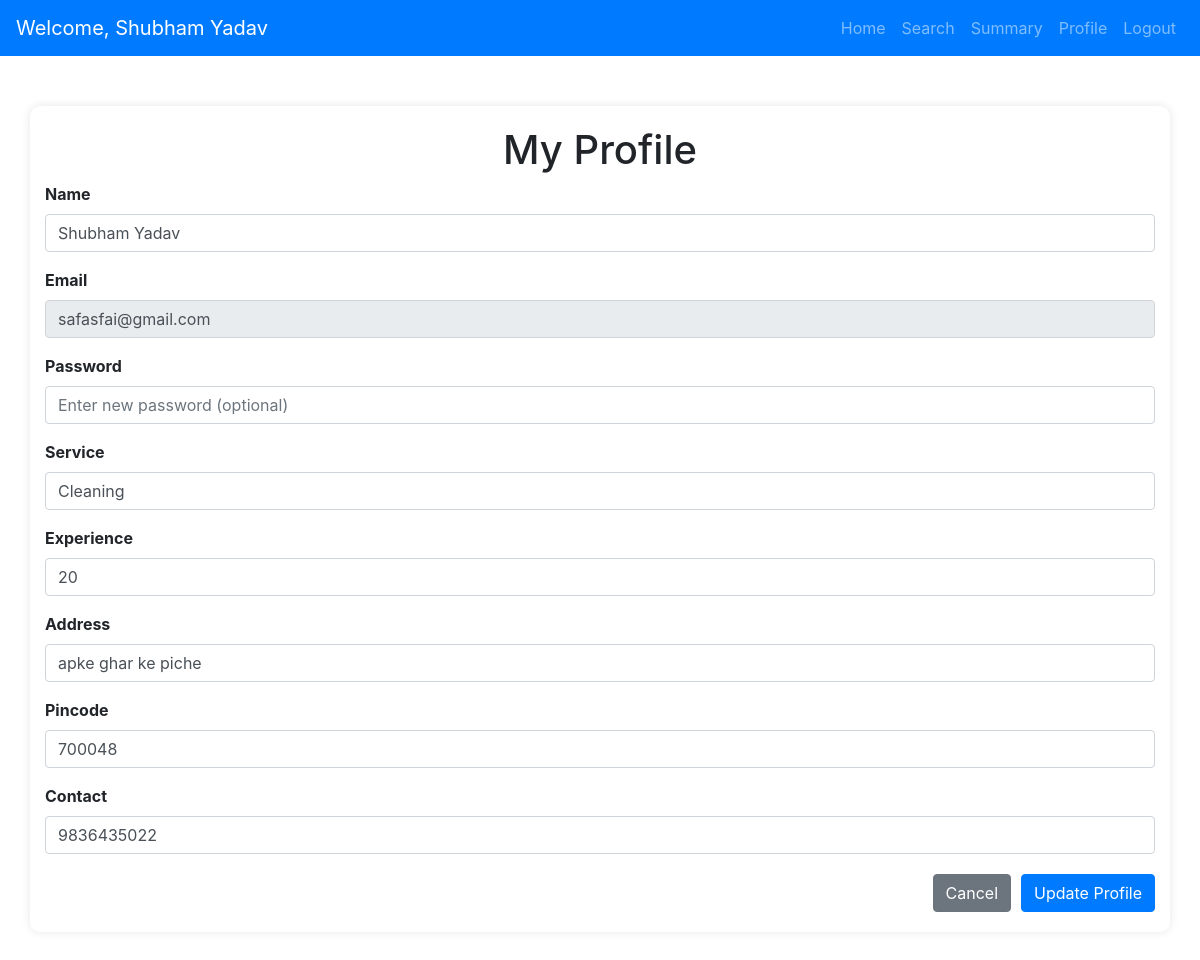
/professional_profile (signed in), run on an earlier commit of the app's database.
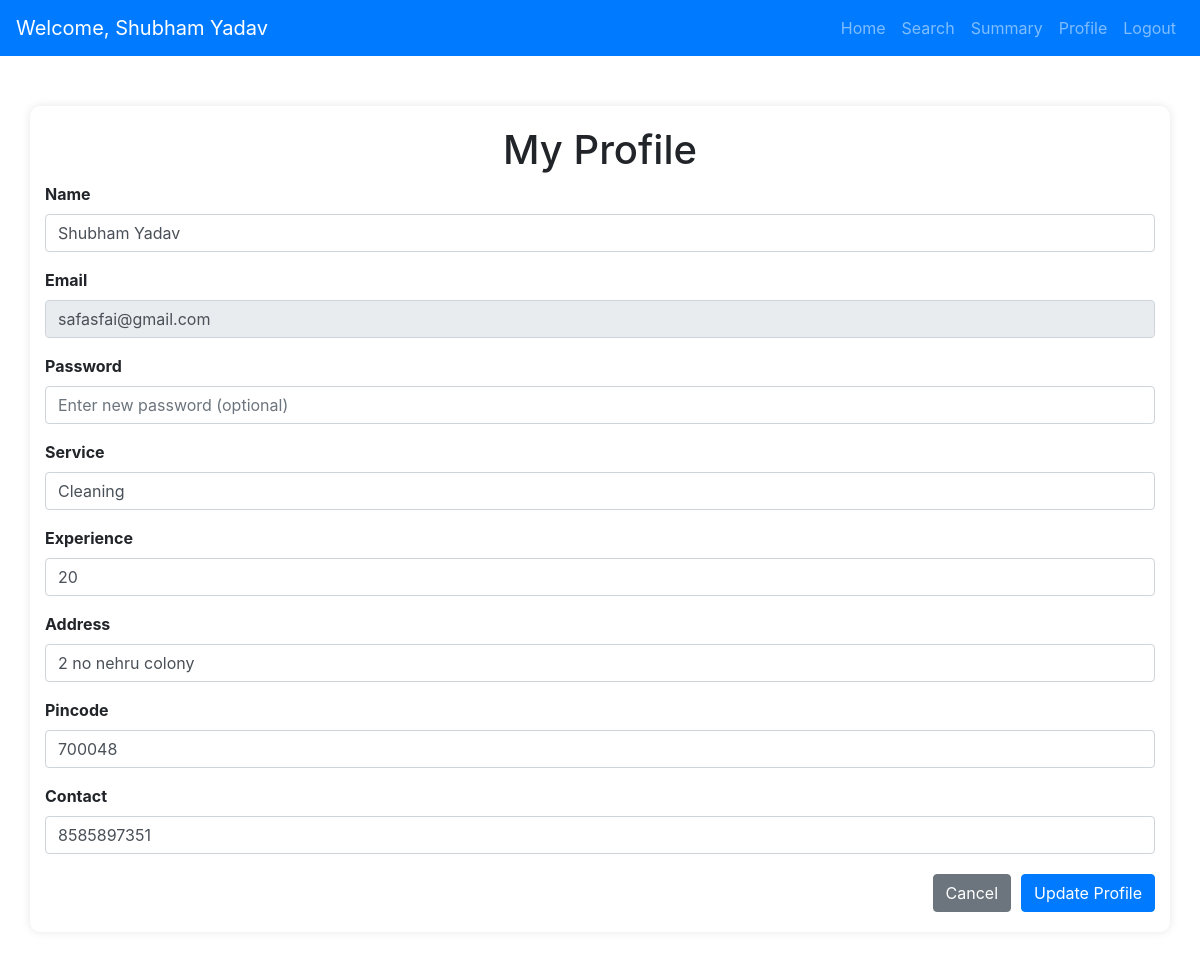
And on a later commit of the database.
### models.py (models this page shows, shortened)
class User(db.Model):
    __tablename__ = 'users'
    id = db.Column(db.String(6), primary_key=True, default=generate_unique_id, unique=True)
    name = db.Column(db.String(150), nullable=False)
    email = db.Column(db.String(150), unique=True, nullable=False)
    _password = db.Column("password", db.String(500), nullable=False)
    address = db.Column(db.String(300), nullable=True)
    pincode = db.Column(db.String(10), nullable=True)
    phone_number = db.Column(db.String(15), nullable=True)
    role = db.Column(db.String(50), nullable=False)  # Customer or Professional
    __mapper_args__ = {
    'polymorphic_identity': 'user',
    'polymorphic_on': role,  # This allows loading unknown roles without crashing
    }
    @property
    def password(self):
        raise AttributeError("Password is not readable!")
    @password.setter
    def password(self, password):
        self._password = generate_password_hash(password, method="pbkdf2:sha256")

class Professional(User):
    __tablename__ = 'professionals'
    id = db.Column(db.String(6), db.ForeignKey('users.id'), primary_key=True)
    service_type = db.Column(db.String(100), nullable=False)
    experience = db.Column(db.Integer, nullable=False)
    status = db.Column(db.String(50), default='pending')  # Add status column
    __mapper_args__ = {
        'polymorphic_identity': 'professional',
    }

### app.py (the view, shortened to what this page needs)
@app.route('/professional_profile', methods=['GET', 'POST'])
def professional_profile():
    professional_id = session.get('user_id')  # Assuming the professional's ID is stored in the session
    professional = Professional.query.get(professional_id)
    return render_template('professional/professional_profile.html', professional=professional)

### templates/professional/professional_profile.html (shortened to what this page needs)
<!DOCTYPE html>
<html lang="en">
<head>
    <link href="https://stackpath.bootstrapcdn.com/bootstrap/4.5.2/css/bootstrap.min.css" rel="stylesheet">
</head>
<body>
    {% extends 'base.html' %}
    {% block navbar %}
        {% include 'navbars/professional_navbar.html' %}
    {% endblock %}
    {% block content %}
    <div class="container">
        <h1>My Profile</h1>
        <form method="POST" action="{{ url_for('update_profile') }}">
            <div class="form-group">
                <label for="name">Name</label>
                <input type="text" class="form-control" id="name" name="name" value="{{ professional.name }}" required>
            </div>
            <div class="form-group">
                <label for="email">Email</label>
                <input type="email" class="form-control" id="email" value="{{ professional.email }}" readonly>
            </div>
            <div class="form-group">
                <label for="password">Password</label>
                <input type="password" class="form-control" id="password" name="password" placeholder="Enter new password (optional)">
            </div>
            <div class="form-group">
                <label for="service">Service</label>
                <input type="text" class="form-control" id="service" name="service" value="{{ professional.service_type }}" required>
            </div>
            <div class="form-group">
                <label for="experience">Experience</label>
                <input type="number" class="form-control" id="experience" name="experience" value="{{ professional.experience }}" required>
            </div>
            <div class="form-group">
                <label for="address">Address</label>
                <input type="text" class="form-control" id="address" name="address" value="{{ professional.address }}" required>
            </div>
            <div class="form-group">
                <label for="pincode">Pincode</label>
                <input type="text" class="form-control" id="pincode" name="pincode" value="{{ professional.pincode }}" required>
            </div>
            <div class="form-group">
                <label for="contact">Contact</label>
                <input type="text" class="form-control" id="contact" name="contact" value="{{ professional.phone_number }}" required>
            </div>
            <div class="btn-container">
                <a href="{{ url_for('professional_dashboard') }}" class="btn btn-secondary">Cancel</a>
                <button type="submit" class="btn btn-primary">Update Profile</button>
            </div>
        </form>
    </div>
    {% endblock %}

### templates/base.html (shortened to what this page needs)
<!DOCTYPE html>
<html lang="en">
<head>
  <link href="https://cdn.jsdelivr.net/npm/bootstrap@5.3.0-alpha1/dist/css/bootstrap.min.css" rel="stylesheet">
</head>
<body>
  {% block navbar %}{% endblock %}
  <div>
    {% block content %}{% endblock %}
  </div>
</body>
</html>

### templates/navbars/professional_navbar.html (shortened to what this page needs)
<!DOCTYPE html>
<html lang="en">
<head>
    <link href="https://stackpath.bootstrapcdn.com/bootstrap/4.5.2/css/bootstrap.min.css" rel="stylesheet">
</head>
<body>
    <nav class="navbar navbar-expand-lg navbar-dark bg-primary">
        <a class="navbar-brand" href="{{ url_for('professional_dashboard') }}">Welcome, {{ professional.name }}</a>
        <div class="collapse navbar-collapse" id="navbarNav">
            <ul class="navbar-nav ml-auto">
              <li class="nav-item"><a class="nav-link" href="{{ url_for('professional_dashboard') }}">Home</a></li>
              <li class="nav-item"><a class="nav-link" href="{{ url_for('professional_search') }}">Search</a></li>
              <li class="nav-item"><a class="nav-link" href="{{ url_for('professional_summary') }}">Summary</a></li>
              <li class="nav-item"><a class="nav-link" href="{{ url_for('professional_profile') }}">Profile</a>
              </li>
              <li class="nav-item"><a class="nav-link" href="{{ url_for('logout') }}">Logout</a></li>
            </ul>
        </div>
    </nav>
</body>
</html>

### templates/professional/professional_profile.html (style rules this page uses)
body { font-family: Arial, sans-serif; background: #f7f8fc; margin: 0; padding: 0; }
.container { max-width: 600px; margin: 50px auto; background: #ffffff; padding: 20px; border-radius: 10px; box-shadow: 0 0 10px rgba(0, 0, 0, 0.1); }
h1 { text-align: center; color: #343a40; margin-bottom: 20px; }
label { font-weight: bold; }
.form-control[readonly] { background-color: #e9ecef; }
.btn-primary { background-color: #007bff; border: none; transition: background-color 0.3s ease; }
.btn-secondary { margin-left: 10px; }
.btn-container { display: flex; justify-content: flex-end; gap: 10px; margin-top: 20px; }

What changed in the data, as far as the page shows it:
changed User "Shubham Yadav": address "apke ghar ke piche" → "2 no nehru colony"; contact "9836435022" → "8585897351"
